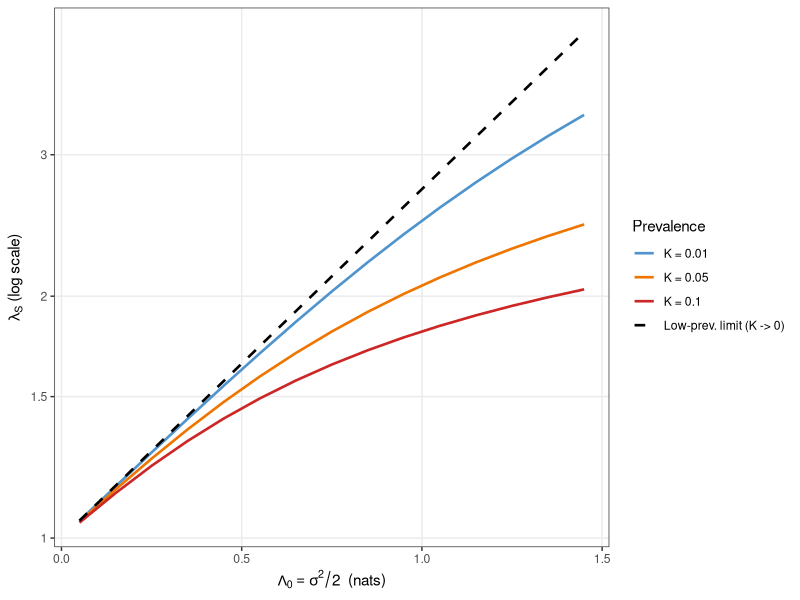

Recreate this plot in R.
## ---- chunk 1
knitr::opts_chunk$set(crop = FALSE, dev = "cairo_pdf", echo = FALSE)

# Helper functions used in multiple chunks
marginal_S <- function(gam, sigma2, n = 400L) {
  sig <- sqrt(sigma2)
  g   <- seq(-7 * sig, 7 * sig, length.out = n)
  sum(exp(-gam * exp(g)) * dnorm(g, 0, sig)) * (g[2] - g[1])
}
find_gam <- function(K_target, sigma2) {
  obj <- function(lg) 1 - marginal_S(exp(lg), sigma2) - K_target
  exp(uniroot(obj, c(-20, 10), tol = 1e-9)$root)
}
## ---- chunk 2

library(ggplot2)

# ------------------------------------------------------------------ #
# Marginal survival  S(gam, sigma2) = E[exp(-gam * exp(G))]          #
# for G ~ N(0, sigma2), evaluated on a uniform grid                  #
# ------------------------------------------------------------------ #
marginal_S <- function(gam, sigma2, n = 400L) {
  sig <- sqrt(sigma2)
  g   <- seq(-7 * sig, 7 * sig, length.out = n)
  sum(exp(-gam * exp(g)) * dnorm(g, 0, sig)) * (g[2] - g[1])
}

# ------------------------------------------------------------------ #
# Find gam such that 1 - S(gam, sigma2) = K_target                   #
# ------------------------------------------------------------------ #
find_gam <- function(K_target, sigma2) {
  obj <- function(lg) 1 - marginal_S(exp(lg), sigma2) - K_target
  exp(uniroot(obj, c(-20, 10), tol = 1e-9)$root)
}

# ------------------------------------------------------------------ #
# Sibling RRR (R = 1/2) via 1-D quadrature over shared component U  #
#   lambda_S = E_U[ K(t;U)^2 ] / K^2                                #
#   K(t;U)   = 1 - S_{1/2}(gam * exp(U))                            #
# ------------------------------------------------------------------ #
compute_lambda_S <- function(sigma2, K_target, n = 250L) {
  gam <- find_gam(K_target, sigma2)
  sU  <- sqrt(0.5 * sigma2)
  sV  <- sqrt(0.5 * sigma2)
  u   <- seq(-7 * sU, 7 * sU, length.out = n)
  v   <- seq(-7 * sV, 7 * sV, length.out = n)
  du  <- u[2] - u[1];  dv <- v[2] - v[1]
  surv_mat  <- exp(-outer(gam * exp(u), exp(v)))
  S_given_U <- as.vector(surv_mat %*% (dnorm(v, 0, sV) * dv))
  K_given_U <- 1 - S_given_U
  sum(K_given_U^2 * dnorm(u, 0, sU)) * du / K_target^2
}

# ------------------------------------------------------------------ #
# Lambda_K: half the difference of expected log(e^{gam*e^G}-1)       #
# between cases and noncases                                          #
# ------------------------------------------------------------------ #
compute_Lambda_K <- function(sigma2, K_target, n = 400L) {
  gam <- find_gam(K_target, sigma2)
  sig <- sqrt(sigma2)
  g   <- seq(-7 * sig, 7 * sig, length.out = n)
  dg  <- g[2] - g[1]
  H   <- gam * exp(g)
  # log(e^H - 1): stable for all H > 0
  h_g <- ifelse(H > 500, H, log(expm1(H)))
  S_g <- exp(-H)          # P(noncase | G = g)
  K_g <- 1 - S_g          # P(case    | G = g)
  phi <- dnorm(g, 0, sig)
  E_case    <- sum(h_g * K_g * phi) * dg / K_target
  E_noncase <- sum(h_g * S_g * phi) * dg / (1 - K_target)
  (E_case - E_noncase) / 2
}

# ------------------------------------------------------------------ #
# Compute grid                                                        #
# ------------------------------------------------------------------ #
info_vals <- seq(0.05, 1.50, by = 0.10)   # Lambda_0 = sigma^2/2
K_vals    <- c(0.01, 0.05, 0.10)
K_labels  <- paste0("K = ", K_vals)

grid <- expand.grid(info = info_vals, K = K_vals)
grid$lambda_S  <- mapply(function(i, K) compute_lambda_S(2*i, K), grid$info, grid$K)
grid$Lambda_K  <- mapply(function(i, K) compute_Lambda_K(2*i, K),  grid$info, grid$K)
grid$K_label   <- factor(paste0("K = ", grid$K),
                          levels = c(K_labels, "Low-prev. limit (K -> 0)"))

limit_df <- data.frame(
  info     = info_vals,
  lambda_S = exp(info_vals),
  K_label  = factor("Low-prev. limit (K -> 0)",
                    levels = c(K_labels, "Low-prev. limit (K -> 0)"))
)
## ---- chunk 3

pal    <- c("steelblue3", "darkorange2", "firebrick3", "black")
ltypes <- c("solid", "solid", "solid", "dashed")
bk_y   <- c(1, 1.5, 2, 3, 5, 7, 10, 15)

plot1_df <- rbind(grid[, c("info", "lambda_S", "K_label")],
                  limit_df[, c("info", "lambda_S", "K_label")])

ggplot(plot1_df, aes(x = info, y = lambda_S, colour = K_label, linetype = K_label)) +
  geom_line(linewidth = 0.9) +
  scale_y_log10(breaks = bk_y, labels = as.character(bk_y), minor_breaks = NULL) +
  scale_colour_manual(values = pal, name = "Prevalence") +
  scale_linetype_manual(values = ltypes, name = "Prevalence") +
  labs(
    x = expression(Lambda[0] == sigma^2 / 2 ~ " (nats)"),
    y = expression(lambda[S] ~ "(log scale)")
  ) +
  theme_bw(base_size = 11) +
  theme(legend.position = "right", panel.grid.minor = element_blank())
## ---- chunk 4

# Exact h^2 for given sigma^2 and K_target
compute_h2 <- function(sigma2, K_target, n = 400L) {
  gam       <- find_gam(K_target, sigma2)
  sig       <- sqrt(sigma2)
  g         <- seq(-7 * sig, 7 * sig, length.out = n)
  dg        <- g[2] - g[1]
  H         <- gam * exp(g)
  dK_dbeta0 <- sum(H * exp(-H) * dnorm(g, 0, sig)) * dg
  tau       <- qnorm(1 - K_target)
  phi_tau   <- dnorm(tau)
  sigma2 * dK_dbeta0^2 / phi_tau^2
}

info_vals_h2 <- seq(0.05, 1.50, by = 0.05)
K_vals_h2    <- c(0.001, 0.01, 0.05, 0.10)
K_labels_h2  <- paste0("K = ", K_vals_h2)

grid_h2 <- expand.grid(info = info_vals_h2, K = K_vals_h2)
grid_h2$h2_exact <- mapply(
  function(i, K) compute_h2(2 * i, K), grid_h2$info, grid_h2$K)
grid_h2$K_label <- factor(paste0("K = ", grid_h2$K), levels = K_labels_h2)
